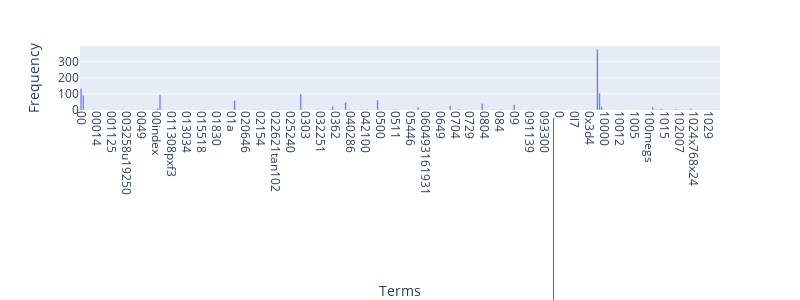

Here is the notebook cell this chart was saved with:
### Markdown cell above
### **Exercise 12**
If you want a nicer interactive visualization here, I would encourage you try to install and use plotly to achieve this.

### Code cell
import plotly.express as px
term_frequencies = np.asarray(X_counts.sum(axis=0))[0]
terms = count_vect.get_feature_names_out()[:300]
freqs = term_frequencies[:300]

df = pd.DataFrame({
    "Term": terms,
    "Frequency": freqs
})

# Interactive bar chart
chart = px.bar(
    df,
    x="Term",
    y="Frequency",
    labels={"Term": "Terms", "Frequency": "Frequency"},
)

# Update layout for better readability
chart.update_layout(
    xaxis_tickangle=90,
    width=800,
    height=300
)

### Figure 1 — Plotly figure (JSON) as saved in the notebook; plotly's stock layout.template omitted (floating-point values rounded to 4 significant figures; data arrays with more than 128 entries replaced by an {"elided": "..."} marker saying what was removed)
{"data": [{"hovertemplate": "Terms=%{x}<br>Frequency=%{y}<extra></extra>", "legendgroup": "", "marker": {"color": "#636efa", "pattern": {"shape": ""}}, "name": "", "orientation": "v", "showlegend": false, "textposition": "auto", "type": "bar", "x": {"elided": "300 str values"}, "xaxis": "x", "y": {"elided": "300 int values"}, "yaxis": "y"}], "layout": {"barmode": "relative", "height": 300, "legend": {"tracegroupgap": 0}, "margin": {"t": 60}, "width": 800, "xaxis": {"anchor": "y", "domain": [0, 1], "tickangle": 90, "title": {"text": "Terms"}}, "yaxis": {"anchor": "x", "domain": [0, 1], "title": {"text": "Frequency"}}}}
